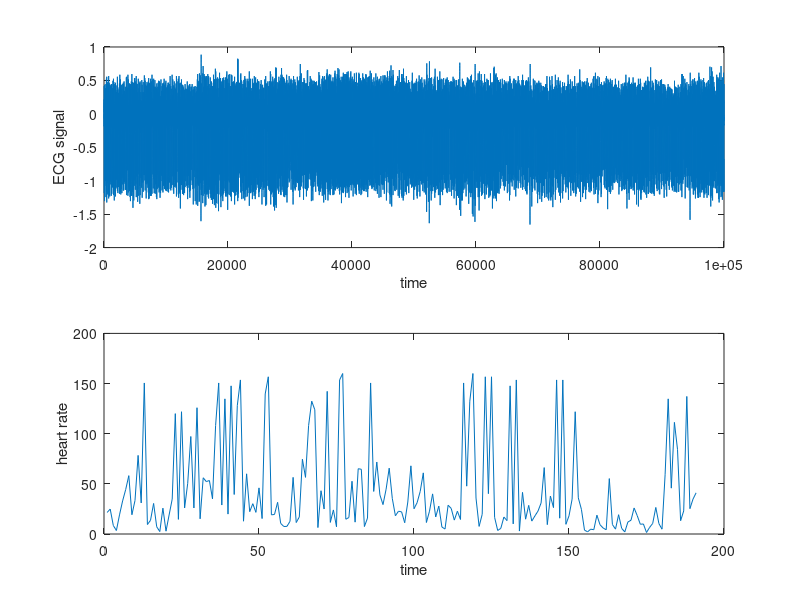

MATLAB code for this plot:
% E1=abs(E1).^2;
load('E1.mat'); 
fs=128;
% E1=E1(5000:5500);

ECG_diff = diff(E1);
ECG_squared = ECG_diff .^ 2;

time1 = (0:length(E1)-1) / fs;

time2 = (0:length(E1)-2) / fs;

window_size = round(0.12 * fs); 
ECG_ma = movmean(ECG_squared, window_size);

threshold = 0.6 * max(ECG_ma); % 60% of the maximum value
[peaks, locs] = findpeaks(ECG_ma, 'MinPeakHeight', threshold, 'MinPeakDistance', round(0.2 * fs));

RR_intervals = diff(locs) / fs; 
HR = 60 ./ RR_intervals;
HR_time = time1(locs(2:end));

figure;
subplot(2,1,1);
% plot(time1,E1);
plot(E1)
% hold on;
% plot(time2,ECG_ma);
% hold off;
xlabel("time");
ylabel("ECG signal");

subplot(2,1,2);
plot(HR);
xlabel("time");
ylabel("heart rate");

